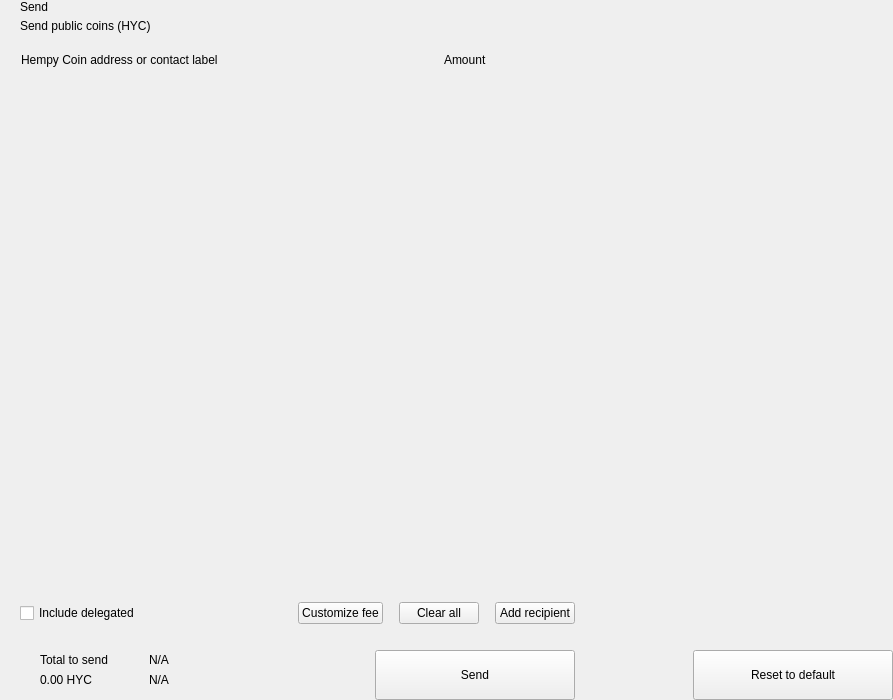
<?xml version="1.0" encoding="UTF-8"?>
<ui version="4.0">
 <class>send</class>
 <widget class="QWidget" name="send">
  <property name="geometry">
   <rect>
    <x>0</x>
    <y>0</y>
    <width>893</width>
    <height>700</height>
   </rect>
  </property>
  <property name="windowTitle">
   <string>Form</string>
  </property>
  <layout class="QHBoxLayout" name="horizontalLayout_2" stretch="2,1">
   <property name="spacing">
    <number>0</number>
   </property>
   <property name="leftMargin">
    <number>0</number>
   </property>
   <property name="topMargin">
    <number>0</number>
   </property>
   <property name="rightMargin">
    <number>0</number>
   </property>
   <property name="bottomMargin">
    <number>0</number>
   </property>
   <item>
    <widget class="QWidget" name="left" native="true">
     <layout class="QVBoxLayout" name="verticalLayout_3">
      <property name="spacing">
       <number>0</number>
      </property>
      <property name="leftMargin">
       <number>0</number>
      </property>
      <property name="topMargin">
       <number>0</number>
      </property>
      <property name="rightMargin">
       <number>0</number>
      </property>
      <property name="bottomMargin">
       <number>0</number>
      </property>
      <item>
       <layout class="QVBoxLayout" name="verticalLayout_22" stretch="0,0,0,1,0,0,0,0">
        <property name="spacing">
         <number>0</number>
        </property>
        <item>
         <layout class="QHBoxLayout" name="horizontalLayout_3">
          <property name="spacing">
           <number>0</number>
          </property>
          <property name="leftMargin">
           <number>20</number>
          </property>
          <property name="rightMargin">
           <number>20</number>
          </property>
          <item>
           <layout class="QVBoxLayout" name="verticalLayout">
            <property name="spacing">
             <number>5</number>
            </property>
            <item>
             <widget class="QLabel" name="labelTitle">
              <property name="text">
               <string>Send</string>
              </property>
              <property name="alignment">
               <set>Qt::AlignLeading|Qt::AlignLeft|Qt::AlignVCenter</set>
              </property>
             </widget>
            </item>
            <item>
             <widget class="QLabel" name="labelSubtitle1">
              <property name="text">
               <string>Send public coins (HYC)</string>
              </property>
             </widget>
            </item>
           </layout>
          </item>
          <item>
           <spacer name="horizontalSpacer">
            <property name="orientation">
             <enum>Qt::Horizontal</enum>
            </property>
            <property name="sizeHint" stdset="0">
             <size>
              <width>40</width>
              <height>20</height>
             </size>
            </property>
           </spacer>
          </item>
         </layout>
        </item>
        <item>
         <spacer name="verticalSpacer_2">
          <property name="orientation">
           <enum>Qt::Vertical</enum>
          </property>
          <property name="sizeType">
           <enum>QSizePolicy::Fixed</enum>
          </property>
          <property name="sizeHint" stdset="0">
           <size>
            <width>20</width>
            <height>20</height>
           </size>
          </property>
         </spacer>
        </item>
        <item>
         <layout class="QHBoxLayout" name="horizontalLayout" stretch="6,0,2">
          <property name="spacing">
           <number>0</number>
          </property>
          <property name="leftMargin">
           <number>10</number>
          </property>
          <property name="topMargin">
           <number>0</number>
          </property>
          <property name="rightMargin">
           <number>20</number>
          </property>
          <property name="bottomMargin">
           <number>0</number>
          </property>
          <item>
           <widget class="QLabel" name="labelSubtitleAddress">
            <property name="styleSheet">
             <string notr="true">margin-left:8px;</string>
            </property>
            <property name="text">
             <string>Hempy Coin address or contact label</string>
            </property>
           </widget>
          </item>
          <item>
           <spacer name="horizontalSpacer_3">
            <property name="orientation">
             <enum>Qt::Horizontal</enum>
            </property>
            <property name="sizeType">
             <enum>QSizePolicy::Fixed</enum>
            </property>
            <property name="sizeHint" stdset="0">
             <size>
              <width>40</width>
              <height>1</height>
             </size>
            </property>
           </spacer>
          </item>
          <item>
           <widget class="QLabel" name="labelSubtitleAmount">
            <property name="text">
             <string>Amount</string>
            </property>
           </widget>
          </item>
         </layout>
        </item>
        <item>
         <widget class="QScrollArea" name="scrollArea">
          <property name="minimumSize">
           <size>
            <width>0</width>
            <height>350</height>
           </size>
          </property>
          <property name="styleSheet">
           <string notr="true">#scrollArea {
            background:transparent;
            margin-top:10px;
}</string>
          </property>
          <property name="horizontalScrollBarPolicy">
           <enum>Qt::ScrollBarAlwaysOff</enum>
          </property>
          <property name="sizeAdjustPolicy">
           <enum>QAbstractScrollArea::AdjustIgnored</enum>
          </property>
          <property name="widgetResizable">
           <bool>true</bool>
          </property>
          <property name="alignment">
           <set>Qt::AlignLeading|Qt::AlignLeft|Qt::AlignTop</set>
          </property>
          <widget class="QWidget" name="scrollAreaWidgetContents">
           <property name="geometry">
            <rect>
             <x>0</x>
             <y>0</y>
             <width>591</width>
             <height>16</height>
            </rect>
           </property>
           <property name="sizePolicy">
            <sizepolicy hsizetype="Preferred" vsizetype="Maximum">
             <horstretch>0</horstretch>
             <verstretch>0</verstretch>
            </sizepolicy>
           </property>
           <property name="autoFillBackground">
            <bool>false</bool>
           </property>
           <property name="styleSheet">
            <string notr="true">#scrollAreaWidgetContents {
             background:transparent;
             }</string>
           </property>
           <layout class="QVBoxLayout" name="verticalLayout_7">
            <property name="spacing">
             <number>0</number>
            </property>
            <property name="sizeConstraint">
             <enum>QLayout::SetDefaultConstraint</enum>
            </property>
            <property name="leftMargin">
             <number>0</number>
            </property>
            <property name="topMargin">
             <number>0</number>
            </property>
            <property name="rightMargin">
             <number>0</number>
            </property>
            <property name="bottomMargin">
             <number>0</number>
            </property>
           </layout>
          </widget>
         </widget>
        </item>
        <item>
         <spacer name="verticalSpacer_4">
          <property name="orientation">
           <enum>Qt::Vertical</enum>
          </property>
          <property name="sizeType">
           <enum>QSizePolicy::Fixed</enum>
          </property>
          <property name="sizeHint" stdset="0">
           <size>
            <width>20</width>
            <height>20</height>
           </size>
          </property>
         </spacer>
        </item>
        <item>
         <layout class="QHBoxLayout" name="horizontalLayout_20">
          <property name="spacing">
           <number>6</number>
          </property>
          <property name="leftMargin">
           <number>20</number>
          </property>
          <property name="rightMargin">
           <number>20</number>
          </property>
          <item>
           <widget class="QCheckBox" name="checkBoxDelegations">
            <property name="layoutDirection">
             <enum>Qt::LeftToRight</enum>
            </property>
            <property name="text">
             <string>Include delegated</string>
            </property>
           </widget>
          </item>
          <item>
           <spacer name="horizontalSpacer_4">
            <property name="orientation">
             <enum>Qt::Horizontal</enum>
            </property>
            <property name="sizeHint" stdset="0">
             <size>
              <width>10</width>
              <height>20</height>
             </size>
            </property>
           </spacer>
          </item>
          <item>
           <widget class="QPushButton" name="pushButtonFee">
            <property name="focusPolicy">
             <enum>Qt::NoFocus</enum>
            </property>
            <property name="text">
             <string>Customize fee</string>
            </property>
           </widget>
          </item>
          <item>
           <spacer name="horizontalSpacer_11">
            <property name="orientation">
             <enum>Qt::Horizontal</enum>
            </property>
            <property name="sizeType">
             <enum>QSizePolicy::Minimum</enum>
            </property>
            <property name="sizeHint" stdset="0">
             <size>
              <width>10</width>
              <height>20</height>
             </size>
            </property>
           </spacer>
          </item>
          <item>
           <widget class="QPushButton" name="pushButtonClear">
            <property name="focusPolicy">
             <enum>Qt::NoFocus</enum>
            </property>
            <property name="layoutDirection">
             <enum>Qt::RightToLeft</enum>
            </property>
            <property name="text">
             <string>Clear all</string>
            </property>
           </widget>
          </item>
          <item>
           <spacer name="horizontalSpacer_6">
            <property name="orientation">
             <enum>Qt::Horizontal</enum>
            </property>
            <property name="sizeType">
             <enum>QSizePolicy::Fixed</enum>
            </property>
            <property name="sizeHint" stdset="0">
             <size>
              <width>10</width>
              <height>20</height>
             </size>
            </property>
           </spacer>
          </item>
          <item>
           <widget class="QPushButton" name="pushButtonAddRecipient">
            <property name="focusPolicy">
             <enum>Qt::NoFocus</enum>
            </property>
            <property name="text">
             <string>Add recipient</string>
            </property>
           </widget>
          </item>
         </layout>
        </item>
        <item>
         <spacer name="verticalSpacer">
          <property name="orientation">
           <enum>Qt::Vertical</enum>
          </property>
          <property name="sizeType">
           <enum>QSizePolicy::Fixed</enum>
          </property>
          <property name="sizeHint" stdset="0">
           <size>
            <width>20</width>
            <height>16</height>
           </size>
          </property>
         </spacer>
        </item>
        <item>
         <layout class="QHBoxLayout" name="horizontalLayout_7">
          <property name="rightMargin">
           <number>20</number>
          </property>
          <item>
           <layout class="QHBoxLayout" name="horizontalLayout_10">
            <property name="spacing">
             <number>0</number>
            </property>
            <property name="leftMargin">
             <number>8</number>
            </property>
            <item>
             <widget class="QStackedWidget" name="stackedWidget">
              <property name="minimumSize">
               <size>
                <width>0</width>
                <height>60</height>
               </size>
              </property>
              <property name="maximumSize">
               <size>
                <width>16777215</width>
                <height>60</height>
               </size>
              </property>
              <widget class="QWidget" name="page1">
               <layout class="QVBoxLayout" name="verticalLayout_71" stretch="0">
                <property name="spacing">
                 <number>6</number>
                </property>
                <property name="leftMargin">
                 <number>12</number>
                </property>
                <property name="topMargin">
                 <number>0</number>
                </property>
                <property name="rightMargin">
                 <number>0</number>
                </property>
                <property name="bottomMargin">
                 <number>0</number>
                </property>
                <item>
                 <widget class="QWidget" name="coinWidget" native="true">
                  <property name="minimumSize">
                   <size>
                    <width>0</width>
                    <height>60</height>
                   </size>
                  </property>
                  <property name="maximumSize">
                   <size>
                    <width>16777215</width>
                    <height>60</height>
                   </size>
                  </property>
                  <layout class="QHBoxLayout" name="horizontalLayout_9">
                   <property name="spacing">
                    <number>0</number>
                   </property>
                   <property name="leftMargin">
                    <number>20</number>
                   </property>
                   <property name="topMargin">
                    <number>10</number>
                   </property>
                   <property name="rightMargin">
                    <number>20</number>
                   </property>
                   <property name="bottomMargin">
                    <number>10</number>
                   </property>
                   <item>
                    <layout class="QVBoxLayout" name="verticalSend">
                     <property name="spacing">
                      <number>0</number>
                     </property>
                     <item>
                      <widget class="QLabel" name="labelTitleTotalSend">
                       <property name="text">
                        <string>Total to send</string>
                       </property>
                      </widget>
                     </item>
                     <item>
                      <widget class="QLabel" name="labelAmountSend">
                       <property name="text">
                        <string notr="true">0.00 HYC</string>
                       </property>
                      </widget>
                     </item>
                    </layout>
                   </item>
                   <item>
                    <spacer name="horizontalSpacer_9">
                     <property name="orientation">
                      <enum>Qt::Horizontal</enum>
                     </property>
                     <property name="sizeType">
                      <enum>QSizePolicy::Fixed</enum>
                     </property>
                     <property name="sizeHint" stdset="0">
                      <size>
                       <width>20</width>
                       <height>20</height>
                      </size>
                     </property>
                    </spacer>
                   </item>
                   <item>
                    <widget class="QLabel" name="labelLine">
                     <property name="minimumSize">
                      <size>
                       <width>1</width>
                       <height>0</height>
                      </size>
                     </property>
                     <property name="maximumSize">
                      <size>
                       <width>1</width>
                       <height>16777215</height>
                      </size>
                     </property>
                     <property name="text">
                      <string/>
                     </property>
                    </widget>
                   </item>
                   <item>
                    <spacer name="horizontalSpacer_10">
                     <property name="orientation">
                      <enum>Qt::Horizontal</enum>
                     </property>
                     <property name="sizeType">
                      <enum>QSizePolicy::Fixed</enum>
                     </property>
                     <property name="sizeHint" stdset="0">
                      <size>
                       <width>20</width>
                       <height>20</height>
                      </size>
                     </property>
                    </spacer>
                   </item>
                   <item>
                    <layout class="QVBoxLayout" name="verticalRemaining">
                     <property name="spacing">
                      <number>0</number>
                     </property>
                     <item>
                      <widget class="QLabel" name="labelTitleTotalRemaining">
                       <property name="text">
                        <string notr="true">N/A</string>
                       </property>
                      </widget>
                     </item>
                     <item>
                      <widget class="QLabel" name="labelAmountRemaining">
                       <property name="text">
                        <string notr="true">N/A</string>
                       </property>
                      </widget>
                     </item>
                    </layout>
                   </item>
                  </layout>
                 </widget>
                </item>
               </layout>
              </widget>
              <widget class="QWidget" name="page_2"/>
             </widget>
            </item>
           </layout>
          </item>
          <item>
           <spacer name="horizontalSpacer_5">
            <property name="orientation">
             <enum>Qt::Horizontal</enum>
            </property>
            <property name="sizeType">
             <enum>QSizePolicy::Expanding</enum>
            </property>
            <property name="sizeHint" stdset="0">
             <size>
              <width>40</width>
              <height>20</height>
             </size>
            </property>
           </spacer>
          </item>
          <item alignment="Qt::AlignBottom">
           <widget class="QPushButton" name="pushButtonSave">
            <property name="minimumSize">
             <size>
              <width>200</width>
              <height>50</height>
             </size>
            </property>
            <property name="maximumSize">
             <size>
              <width>200</width>
              <height>50</height>
             </size>
            </property>
            <property name="focusPolicy">
             <enum>Qt::NoFocus</enum>
            </property>
            <property name="text">
             <string>Send</string>
            </property>
           </widget>
          </item>
         </layout>
        </item>
       </layout>
      </item>
     </layout>
    </widget>
   </item>
   <item>
    <widget class="QWidget" name="right" native="true">
     <layout class="QVBoxLayout" name="verticalLayout_5">
      <property name="leftMargin">
       <number>0</number>
      </property>
      <property name="topMargin">
       <number>0</number>
      </property>
      <property name="rightMargin">
       <number>0</number>
      </property>
      <property name="bottomMargin">
       <number>0</number>
      </property>
      <item>
       <layout class="QVBoxLayout" name="verticalLayout_4">
        <property name="spacing">
         <number>6</number>
        </property>
        <item>
         <widget class="OptionButton" name="btnCoinControl" native="true">
          <property name="minimumSize">
           <size>
            <width>0</width>
            <height>50</height>
           </size>
          </property>
         </widget>
        </item>
        <item>
         <widget class="OptionButton" name="btnChangeAddress" native="true">
          <property name="minimumSize">
           <size>
            <width>0</width>
            <height>50</height>
           </size>
          </property>
         </widget>
        </item>
        <item>
         <widget class="OptionButton" name="btnUri" native="true">
          <property name="minimumSize">
           <size>
            <width>0</width>
            <height>50</height>
           </size>
          </property>
         </widget>
        </item>
        <item>
         <spacer name="verticalSpacer_5">
          <property name="orientation">
           <enum>Qt::Vertical</enum>
          </property>
          <property name="sizeHint" stdset="0">
           <size>
            <width>20</width>
            <height>40</height>
           </size>
          </property>
         </spacer>
        </item>
        <item>
         <layout class="QHBoxLayout" name="horizontalLayout_8">
          <item>
           <spacer name="horizontalSpacer_7">
            <property name="orientation">
             <enum>Qt::Horizontal</enum>
            </property>
            <property name="sizeHint" stdset="0">
             <size>
              <width>40</width>
              <height>20</height>
             </size>
            </property>
           </spacer>
          </item>
          <item>
           <widget class="QPushButton" name="pushButtonReset">
            <property name="minimumSize">
             <size>
              <width>200</width>
              <height>50</height>
             </size>
            </property>
            <property name="maximumSize">
             <size>
              <width>200</width>
              <height>50</height>
             </size>
            </property>
            <property name="focusPolicy">
             <enum>Qt::NoFocus</enum>
            </property>
            <property name="text">
             <string>Reset to default</string>
            </property>
           </widget>
          </item>
         </layout>
        </item>
       </layout>
      </item>
     </layout>
    </widget>
   </item>
  </layout>
 </widget>
 <customwidgets>
  <customwidget>
   <class>OptionButton</class>
   <extends>QWidget</extends>
   <header>qt/hempycoin/optionbutton.h</header>
   <container>1</container>
  </customwidget>
 </customwidgets>
 <resources/>
 <connections/>
</ui>
